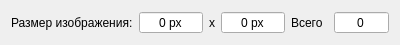
<?xml version="1.0" encoding="UTF-8"?>
<ui version="4.0">
 <class>ImageSizeViewer</class>
 <widget class="QWidget" name="ImageSizeViewer">
  <property name="geometry">
   <rect>
    <x>0</x>
    <y>0</y>
    <width>400</width>
    <height>40</height>
   </rect>
  </property>
  <property name="minimumSize">
   <size>
    <width>400</width>
    <height>0</height>
   </size>
  </property>
  <property name="windowTitle">
   <string>Параметры изображения</string>
  </property>
  <layout class="QHBoxLayout" name="horizontalLayout_3">
   <item>
    <layout class="QHBoxLayout" name="sizeLayout">
     <item>
      <widget class="QLabel" name="sizeLabel">
       <property name="text">
        <string>Размер изображения:</string>
       </property>
      </widget>
     </item>
     <item>
      <widget class="QSpinBox" name="wSpin">
       <property name="toolTip">
        <string>Ширина</string>
       </property>
       <property name="alignment">
        <set>Qt::AlignCenter</set>
       </property>
       <property name="readOnly">
        <bool>true</bool>
       </property>
       <property name="buttonSymbols">
        <enum>QAbstractSpinBox::NoButtons</enum>
       </property>
       <property name="showGroupSeparator" stdset="0">
        <bool>true</bool>
       </property>
       <property name="suffix">
        <string> px</string>
       </property>
       <property name="maximum">
        <number>99999</number>
       </property>
      </widget>
     </item>
     <item>
      <widget class="QLabel" name="xLabel">
       <property name="text">
        <string>x</string>
       </property>
       <property name="alignment">
        <set>Qt::AlignCenter</set>
       </property>
      </widget>
     </item>
     <item>
      <widget class="QSpinBox" name="hSpin">
       <property name="toolTip">
        <string>Высота</string>
       </property>
       <property name="alignment">
        <set>Qt::AlignCenter</set>
       </property>
       <property name="readOnly">
        <bool>true</bool>
       </property>
       <property name="buttonSymbols">
        <enum>QAbstractSpinBox::NoButtons</enum>
       </property>
       <property name="showGroupSeparator" stdset="0">
        <bool>true</bool>
       </property>
       <property name="suffix">
        <string> px</string>
       </property>
       <property name="maximum">
        <number>99999</number>
       </property>
      </widget>
     </item>
    </layout>
   </item>
   <item>
    <layout class="QHBoxLayout" name="totalLayout">
     <item>
      <widget class="QLabel" name="totalLabel">
       <property name="text">
        <string>Всего</string>
       </property>
      </widget>
     </item>
     <item>
      <widget class="QSpinBox" name="totalSpin">
       <property name="toolTip">
        <string>Общее количество пикселей</string>
       </property>
       <property name="alignment">
        <set>Qt::AlignCenter</set>
       </property>
       <property name="readOnly">
        <bool>true</bool>
       </property>
       <property name="buttonSymbols">
        <enum>QAbstractSpinBox::NoButtons</enum>
       </property>
       <property name="specialValueText">
        <string/>
       </property>
       <property name="showGroupSeparator" stdset="0">
        <bool>true</bool>
       </property>
       <property name="maximum">
        <number>999999999</number>
       </property>
      </widget>
     </item>
    </layout>
   </item>
  </layout>
 </widget>
 <resources/>
 <connections/>
</ui>
